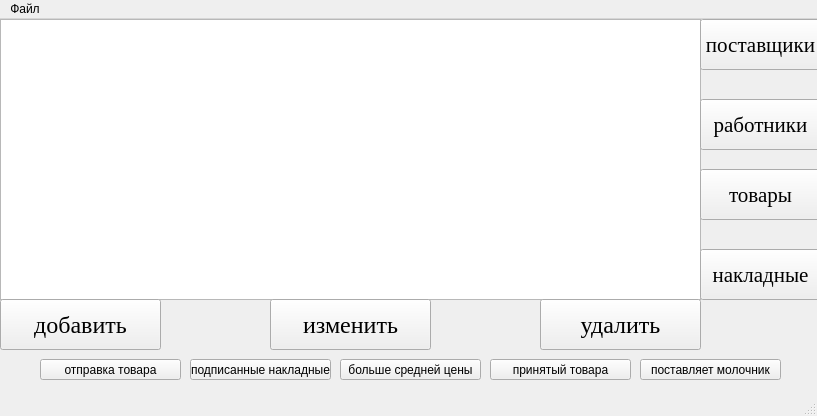
<?xml version="1.0" encoding="UTF-8"?>
<ui version="4.0">
 <class>MainForm</class>
 <widget class="QMainWindow" name="MainForm">
  <property name="geometry">
   <rect>
    <x>0</x>
    <y>0</y>
    <width>817</width>
    <height>416</height>
   </rect>
  </property>
  <property name="windowTitle">
   <string>MainWindow</string>
  </property>
  <widget class="QWidget" name="centralwidget">
   <widget class="QTableView" name="tableView">
    <property name="geometry">
     <rect>
      <x>0</x>
      <y>0</y>
      <width>701</width>
      <height>281</height>
     </rect>
    </property>
   </widget>
   <widget class="QPushButton" name="employeeButton">
    <property name="geometry">
     <rect>
      <x>700</x>
      <y>80</y>
      <width>121</width>
      <height>51</height>
     </rect>
    </property>
    <property name="font">
     <font>
      <family>Times New Roman</family>
      <pointsize>16</pointsize>
      <italic>false</italic>
     </font>
    </property>
    <property name="text">
     <string>работники</string>
    </property>
   </widget>
   <widget class="QPushButton" name="deleteButton">
    <property name="geometry">
     <rect>
      <x>540</x>
      <y>280</y>
      <width>161</width>
      <height>51</height>
     </rect>
    </property>
    <property name="font">
     <font>
      <family>Times New Roman</family>
      <pointsize>18</pointsize>
      <italic>false</italic>
     </font>
    </property>
    <property name="text">
     <string>удалить</string>
    </property>
   </widget>
   <widget class="QPushButton" name="changeButton">
    <property name="geometry">
     <rect>
      <x>270</x>
      <y>280</y>
      <width>161</width>
      <height>51</height>
     </rect>
    </property>
    <property name="font">
     <font>
      <family>Times New Roman</family>
      <pointsize>18</pointsize>
      <italic>false</italic>
     </font>
    </property>
    <property name="text">
     <string>изменить</string>
    </property>
   </widget>
   <widget class="QPushButton" name="addButton">
    <property name="geometry">
     <rect>
      <x>0</x>
      <y>280</y>
      <width>161</width>
      <height>51</height>
     </rect>
    </property>
    <property name="font">
     <font>
      <family>Times New Roman</family>
      <pointsize>18</pointsize>
      <weight>50</weight>
      <italic>false</italic>
      <bold>false</bold>
     </font>
    </property>
    <property name="text">
     <string>добавить</string>
    </property>
   </widget>
   <widget class="QPushButton" name="manufacturerButton">
    <property name="geometry">
     <rect>
      <x>700</x>
      <y>0</y>
      <width>121</width>
      <height>51</height>
     </rect>
    </property>
    <property name="font">
     <font>
      <family>Times New Roman</family>
      <pointsize>16</pointsize>
      <weight>50</weight>
      <italic>false</italic>
      <bold>false</bold>
     </font>
    </property>
    <property name="text">
     <string>поставщики</string>
    </property>
   </widget>
   <widget class="QPushButton" name="productButton">
    <property name="geometry">
     <rect>
      <x>700</x>
      <y>150</y>
      <width>121</width>
      <height>51</height>
     </rect>
    </property>
    <property name="font">
     <font>
      <family>Times New Roman</family>
      <pointsize>16</pointsize>
      <italic>false</italic>
     </font>
    </property>
    <property name="text">
     <string>товары</string>
    </property>
   </widget>
   <widget class="QPushButton" name="invoiceButton">
    <property name="geometry">
     <rect>
      <x>700</x>
      <y>230</y>
      <width>121</width>
      <height>51</height>
     </rect>
    </property>
    <property name="font">
     <font>
      <family>Times New Roman</family>
      <pointsize>16</pointsize>
      <italic>false</italic>
     </font>
    </property>
    <property name="text">
     <string>накладные</string>
    </property>
   </widget>
   <widget class="QPushButton" name="firstButton">
    <property name="geometry">
     <rect>
      <x>40</x>
      <y>340</y>
      <width>141</width>
      <height>21</height>
     </rect>
    </property>
    <property name="text">
     <string>отправка товара</string>
    </property>
   </widget>
   <widget class="QPushButton" name="secondButton">
    <property name="geometry">
     <rect>
      <x>190</x>
      <y>340</y>
      <width>141</width>
      <height>21</height>
     </rect>
    </property>
    <property name="text">
     <string>подписанные накладные</string>
    </property>
   </widget>
   <widget class="QPushButton" name="thirdButton">
    <property name="geometry">
     <rect>
      <x>340</x>
      <y>340</y>
      <width>141</width>
      <height>21</height>
     </rect>
    </property>
    <property name="text">
     <string>больше средней цены</string>
    </property>
   </widget>
   <widget class="QPushButton" name="fourthButton">
    <property name="geometry">
     <rect>
      <x>490</x>
      <y>340</y>
      <width>141</width>
      <height>21</height>
     </rect>
    </property>
    <property name="text">
     <string>принятый товара</string>
    </property>
   </widget>
   <widget class="QPushButton" name="fifthButton">
    <property name="geometry">
     <rect>
      <x>640</x>
      <y>340</y>
      <width>141</width>
      <height>21</height>
     </rect>
    </property>
    <property name="text">
     <string>поставляет молочник</string>
    </property>
   </widget>
  </widget>
  <widget class="QMenuBar" name="menubar">
   <property name="geometry">
    <rect>
     <x>0</x>
     <y>0</y>
     <width>817</width>
     <height>21</height>
    </rect>
   </property>
   <widget class="QMenu" name="menu">
    <property name="title">
     <string>Файл</string>
    </property>
    <addaction name="separator"/>
    <addaction name="quiteAction"/>
   </widget>
   <addaction name="menu"/>
  </widget>
  <widget class="QStatusBar" name="statusbar"/>
  <action name="quiteAction">
   <property name="text">
    <string>Выйти</string>
   </property>
  </action>
 </widget>
 <resources/>
 <connections/>
</ui>
